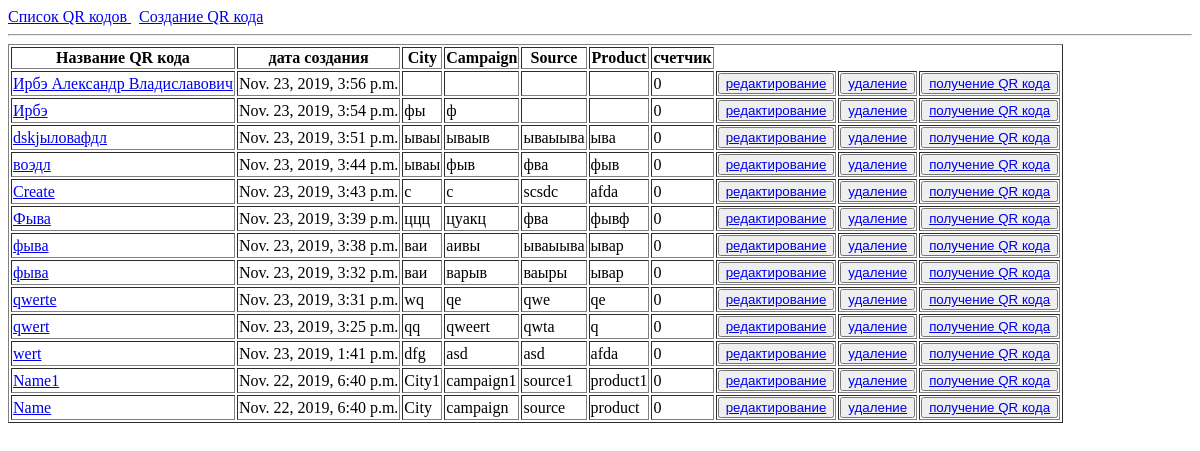
Page /qr/ on the earlier database version.
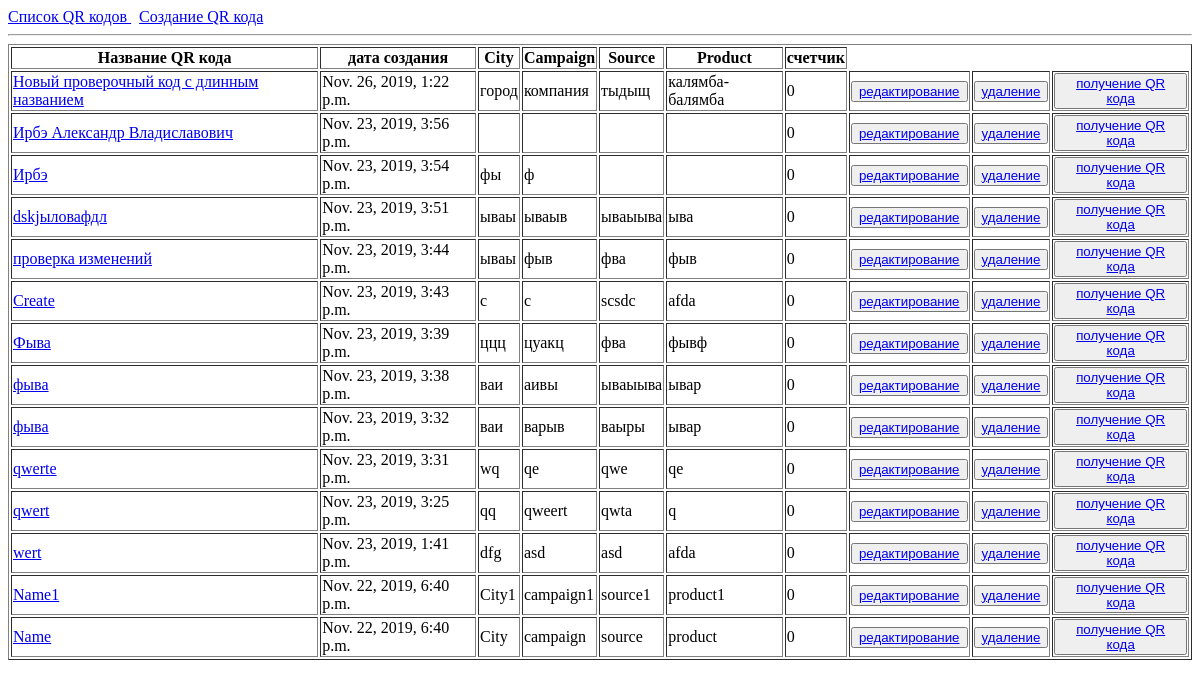
Same page on the later database version.
### qr_code/apps/qr_list/models.py (models this page shows, shortened)
class List(models.Model):
	qr_date = models.DateTimeField('дата создания', auto_now_add=True, db_index=True)
	qr_name = models.CharField('Название QR кода', max_length=100, null=False, blank=True, db_index=True)
	qr_city = models.CharField('City', max_length=100, null=False, blank=True, )
	qr_campaign = models.CharField('Campaign', max_length=100, null=False, blank=True, )
	qr_source = models.CharField('Source', max_length=100, null=False, blank=True, )
	qr_product = models.CharField('Product', max_length=100, null=False, blank=True, )
	qr_quantity = models.IntegerField('счетчик', default=0, null=False, blank=True)
	slug = models.SlugField('слаг', unique=True, blank=True)
	class Meta:
		ordering = ('-qr_date',)
	def get_absolute_url(self):
		return reverse('qr_detail_url', kwargs={'slug':self.slug})
	def get_update_url(self):
		return reverse('qr_update_url', kwargs={'slug':self.slug})

### qr_code/apps/qr_list/views.py (the view)
# urls.py: path('', views.base_page, name='base_page'),
def base_page(request):
	latest_list = List.objects.all()
	admin_url = '../admin/qr_list/list/'
	return render(request, 'qr_list/qr_list.html', {'latest_list':latest_list, 'admin_url':admin_url,})

### qr_code/templates/qr_list/qr_list.html (shortened to what this page needs)
{% extends 'qr_list/base.html' %}
{% block content %}
{% if latest_list %}
<table border="1">
<tr>
<th>Название QR кода</th>
<th>дата создания</th>
<th>City</th>
<th>Campaign</th>
<th>Source</th>
<th>Product</th>
<th>счетчик</th>
</tr>
	{% for a  in latest_list %}
	<tr >
		<td ><a href="{{a.get_absolute_url}}">{{a.qr_name}}</a></td>
		<td><a>{{a.qr_date}}</a></td>
		<td><a>{{a.qr_city}}</a></td>
		<td><a>{{a.qr_campaign}}</a></td>
		<td><a>{{a.qr_source}}</a></td>
		<td><a>{{a.qr_product}}</a></td>
		<td><a>{{a.qr_quantity}}</a></td>
		<td><button><a href="{{a.get_update_url}}">редактирование</a></button></td>
		<td><button><a href="{{admin_url}}{{a.id}}/delete/">удаление</a></button></td>
		<td><button><a href="#">получение QR кода</a></button></td>
	</tr>
	{% endfor %}
 </table>
{% else %}
Кодов еще нет. Их нужно создать.
{% endif %}
{% endblock %}

Differences in the rows shown:
added List: qr_name "Новый проверочный код с длинным названием", qr_date "Nov. 26, 2019, 1:22 p.m.", qr_city "город", qr_campaign "компания", qr_source "тыдыщ", qr_product "калямба-балямба", qr_quantity "0"
changed List "фыв": qr_name "воэдл" → "проверка изменений"
